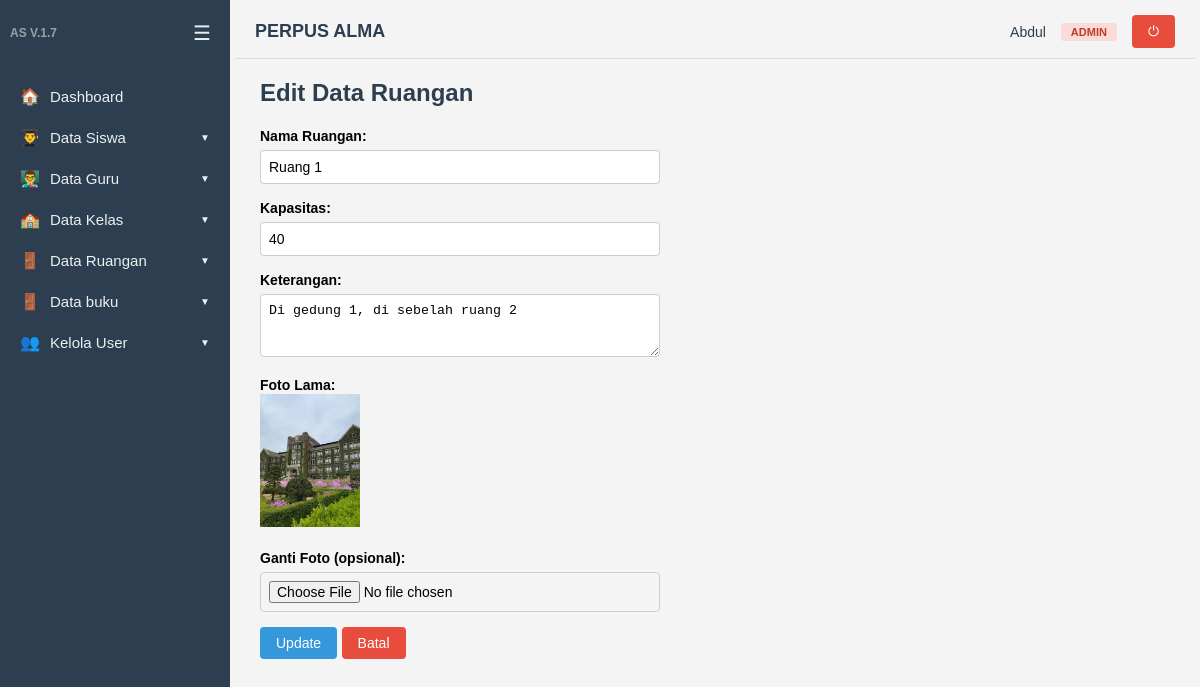
Page /ruang/edit.php?id=1 (signed in) on the committed database.
### tables this page shows
CREATE TABLE `dataruang` (
  `id_ruang` int(11) NOT NULL,
  `nama_ruang` varchar(100) NOT NULL,
  `kapasitas` int(11) NOT NULL,
  `keterangan` text DEFAULT NULL,
  `foto` varchar(100) DEFAULT NULL
);

### ruang/edit.php (the view, shortened to what this page needs)
<?php
include dirname(__DIR__) . '/auth.php';
$id = isset($_GET['id']) ? (int)$_GET['id'] : 0;
$data = mysqli_query($koneksi, "SELECT * FROM dataruang WHERE id_ruang=$id");
$ruang = mysqli_fetch_assoc($data);
include dirname(__DIR__) . '/layout/header.php';
?>
<h2>Edit Data Ruangan</h2>
<form action="update.php" method="post" enctype="multipart/form-data">
    <label>Nama Ruangan:</label><br>
    <input type="text" name="nama_ruang" value="<?= htmlspecialchars($ruang['nama_ruang']); ?>" required><br>
    <label>Kapasitas:</label><br>
    <input type="number" name="kapasitas" value="<?= htmlspecialchars($ruang['kapasitas']); ?>" min="0" required><br>
    <label>Keterangan:</label><br>
    <textarea name="keterangan" rows="3" style="width:100%; max-width:400px; padding:8px; margin:5px 0 15px; border:1px solid #ccc; border-radius:4px;"><?= htmlspecialchars($ruang['keterangan']); ?></textarea><br>
    <label>Foto Lama:</label><br>
    <img src="<?= BASE_URL; ?>/uploads/foto_ruang/<?= $ruang['foto'] ?: 'default-ruang.jpg'; ?>" width="100"><br><br>
    <label>Ganti Foto (opsional):</label><br>
    <input type="file" name="foto" accept="image/*"><br>
    <button class="btn" type="submit">Update</button>
    <a class="btn btn-danger" href="tampil.php">Batal</a>
</form>
<?php include dirname(__DIR__) . '/layout/footer.php'; ?>

### layout/header.php (style rules this page uses)
* { box-sizing: border-box; margin: 0; padding: 0; }
body { font-family: Arial, Helvetica, sans-serif; background: #f4f4f4; display: flex; min-height: 100vh; }
h2 { margin-bottom: 20px; color: #2c3e50; }
label { font-weight: bold; font-size: 14px; }
input[type=text], input[type=date], input[type=number], input[type=file], select { padding: 8px; width: 100%; max-width: 400px; margin: 5px 0 15px; border: 1px solid #ccc; border-radius: 4px; font-size: 14px; }
.btn { display: inline-block; background: #3498db; color: #fff; border: 0; padding: 8px 16px; border-radius: 4px; cursor: pointer; text-decoration: none; font-size: 14px; }
.btn-danger { background: #e74c3c; }

### rows in the picture
dataruang: nama_ruang "Ruang 1", kapasitas "40", keterangan "Di gedung 1, di sebelah ruang 2", foto (picture)

### other values in the picture
$item['icon'] "🏠"
$item['label'] "Dashboard"
$item['icon'] "👨‍🎓"
$item['label'] "Data Siswa"
$item['icon'] "👨‍🏫"
$item['label'] "Data Guru"
$item['icon'] "🏫"
$item['label'] "Data Kelas"
$item['icon'] "🚪"
$item['label'] "Data Ruangan"
$item['label'] "Data buku"
$item['icon'] "👥"
$item['label'] "Kelola User"
$user['nama_lengkap'] "Abdul"
$roleLabels[$user['role']] "ADMIN"
